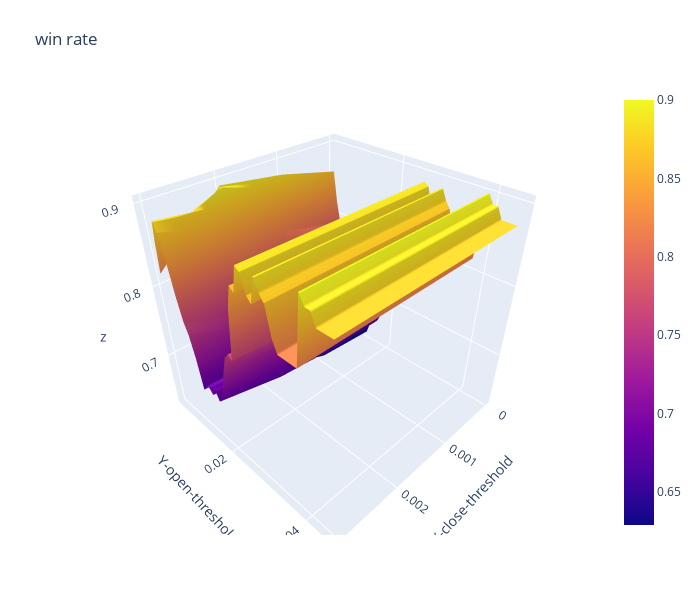

Write notebook code for a chart like this one.
### Code cell
import plotly.graph_objects as go

x_data = df_win_rate.columns.to_list() # close threshold

y_data = df_win_rate.index.to_list() # open threshold

z_data = df_win_rate.copy(deep=True) # win rate

fig = go.Figure(data=[go.Surface(z=z_data.values,x=x_data,y=y_data)])

fig.update_layout(title="win rate", # 标题
                  autosize=False,  # 尺度自动缩放
                  width=700,  # 长宽
                  height=600,
                  margin=dict(l=65,r=50,b=65,t=90),  # 4个位置的距离
                  scene=dict(xaxis_title='X-close-threshold',yaxis_title='Y-open-threshold')
                 )

fig.show()

### Figure 1 — Plotly figure (JSON) as saved in the notebook; plotly's stock layout.template omitted (floating-point values rounded to 4 significant figures; data arrays with more than 128 entries replaced by an {"elided": "..."} marker saying what was removed)
{"data": [{"type": "surface", "x": [0, 0.001, 0.002, 0.003], "y": [0.0031, 0.0032, 0.0035, 0.004, 0.005, 0.006, 0.007, 0.008, 0.009, 0.01, 0.011, 0.012, 0.013, 0.014, 0.015, 0.016, 0.017, 0.018, 0.019, 0.02, 0.021, 0.022, 0.023, 0.024, 0.025, 0.026, 0.027, 0.028, 0.029, 0.03, 0.031, 0.032, 0.033, 0.034, 0.035, 0.036, 0.037, 0.038, 0.039, 0.04, 0.041, 0.042, 0.043, 0.044, 0.045], "z": {"elided": "45x4 float values"}}], "layout": {"autosize": false, "height": 600, "margin": {"b": 65, "l": 65, "r": 50, "t": 90}, "scene": {"xaxis": {"title": {"text": "X-close-threshold"}}, "yaxis": {"title": {"text": "Y-open-threshold"}}}, "title": {"text": "win rate"}, "width": 700}}
